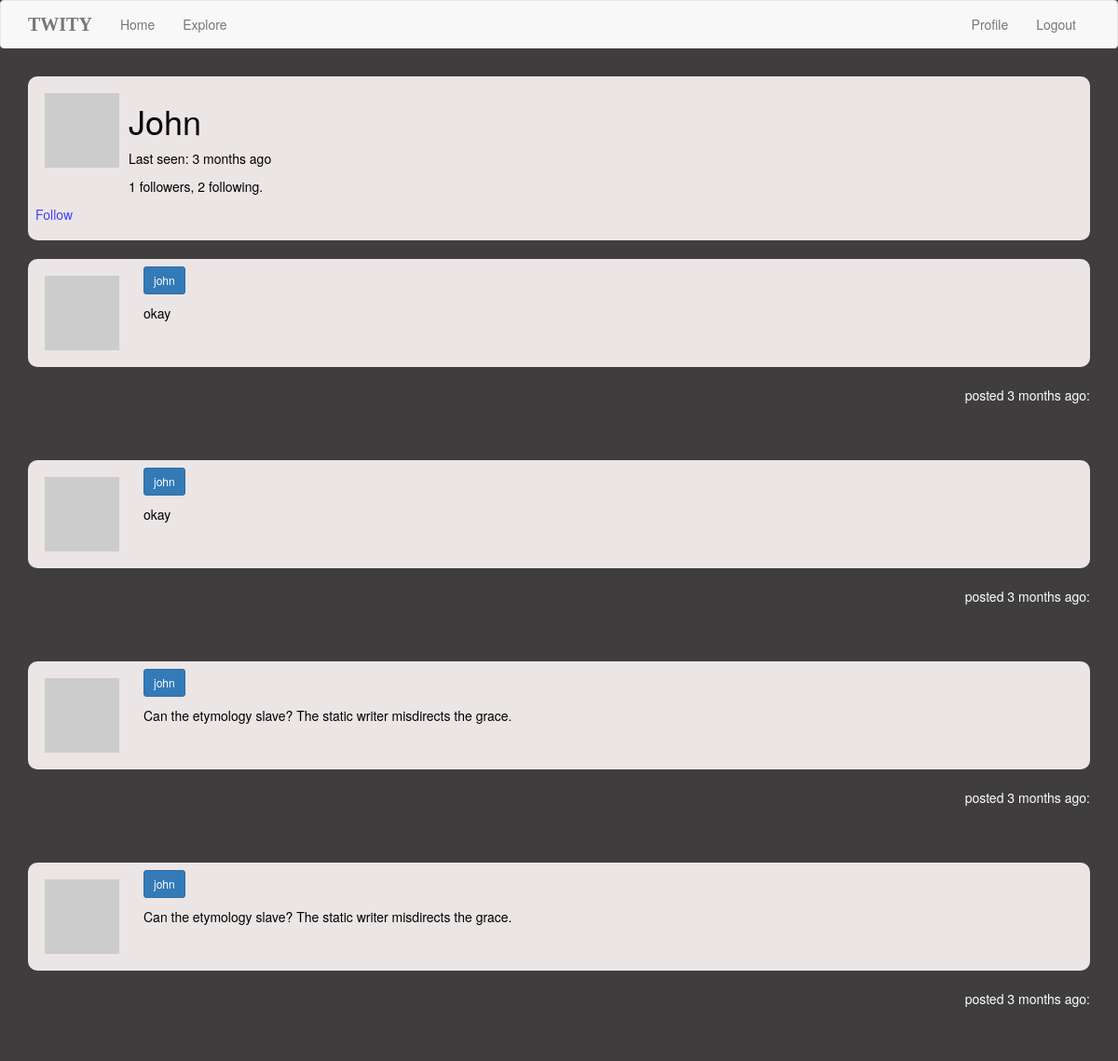
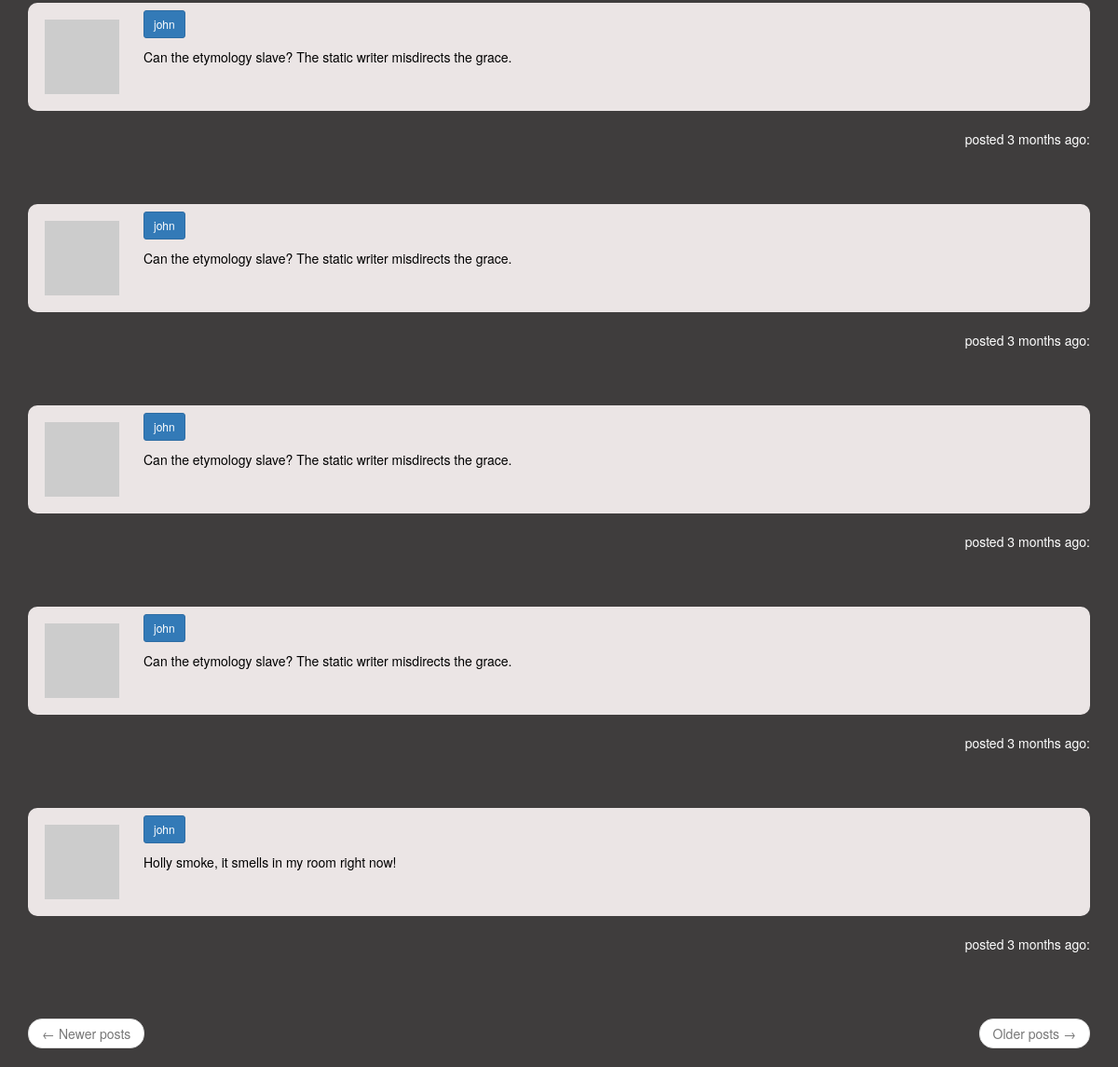
The app's page /user/john (signed in) with its own data (2 pictures, top to bottom).
### app/models.py (models this page shows, shortened)
class User(UserMixin, db.Model):
    id = db.Column(db.Integer, primary_key=True)
    username = db.Column(db.String(64), index=True, unique=True)
    email = db.Column(db.String(120), index=True, unique=True)
    password_hash = db.Column(db.String(128))
    posts = db.relationship('Post', backref='author', lazy='dynamic')
    about_me = db.Column(db.String(140))
    last_seen = db.Column(db.DateTime, default=datetime.utcnow)
    followed = db.relationship(
        'User', secondary=followers,
        primaryjoin=(followers.c.follower_id == id),
        secondaryjoin=(followers.c.followed_id == id),
        backref=db.backref('followers', lazy='dynamic'), lazy='dynamic')
    def avatar(self, size):
        digest = md5(self.email.lower().encode('utf-8')).hexdigest()
        return 'https://www.gravatar.com/avatar/{}?d=identicon&s={}'.format(
            digest, size)
    def is_following(self, user):
        return self.followed.filter(
            followers.c.followed_id == user.id).count() > 0

class Post(db.Model):
    id = db.Column(db.Integer, primary_key=True)
    body = db.Column(db.String(140))
    timestamp = db.Column(db.DateTime, index=True, default=datetime.utcnow)
    user_id = db.Column(db.Integer, db.ForeignKey('user.id'))

### app/routes.py (the view)
@app.route('/user/<username>')
@login_required
def user(username):
    user = User.query.filter_by(username=username).first_or_404()
    page = request.args.get('page', 1, type=int)
    posts = user.posts.order_by(Post.timestamp.desc()).paginate(
        page, app.config['POSTS_PER_PAGE'], False)
    next_url = url_for('user', username=user.username, page=posts.next_num) \
        if posts.has_next else None
    prev_url = url_for('user', username=user.username, page=posts.prev_num) \
        if posts.has_prev else None
    return render_template('user.html', user=user, posts=posts.items,
                           next_url=next_url, prev_url=prev_url)

### app/models.py (called while the page is built)
@login.user_loader
def load_user(id):
    return User.query.get(int(id))

### app/routes.py (called while the page is built)
@app.before_request
def before_request():
    if current_user.is_authenticated:
        current_user.last_seen = datetime.utcnow()
        db.session.commit()

### app/templates/user.html (shortened to what this page needs)
{% extends "base.html" %}
{% block app_content %}
    <table class="table">
        <tr>
            <td>
                <img src="{{ user.avatar(236) }}">
                <h1>{{ user.username }}</h1>
                {% if user.last_seen %}<p>Last seen: {{moment(user.last_seen).fromNow()}}</p>{% endif %}
                <p>{{ user.followers.count() }} followers, {{ user.followed.count() }} following.</p>
                {% if user == current_user %}
                <p><a href="{{ url_for('edit_profile') }}">Edit your profile</a></p>
                {% elif not current_user.is_following(user) %}
                <p><a href="{{ url_for('follow', username=user.username) }}">Follow</a></p>
                {% else %}
                <p><a href="{{ url_for('unfollow', username=user.username) }}">Unfollow</a></p>
                {% endif %}
            </td>
        </tr>
    </table>
    {% for post in posts %}
        {% include '_post.html' %}
    {% endfor %}
    <nav aria-label="...">
        <ul class="pager">
            <li class="previous{% if not prev_url %} disabled{% endif %}">
                <a href="{{ prev_url or '#' }}">
                    <span aria-hidden="true">&larr;</span> Newer posts
                </a>
            </li>
            <li class="next{% if not next_url %} disabled{% endif %}">
                <a href="{{ next_url or '#' }}">
                    Older posts <span aria-hidden="true">&rarr;</span>
                </a>
            </li>
        </ul>
    </nav>
{% endblock %}

### app/templates/_post.html (shortened to what this page needs)
    <table class="table">
        <tr>
            <td width="70px" class="data">
                <a href="{{ url_for('user', username=post.author.username) }}">
                    <img src="{{ post.author.avatar(70) }}" />
                </a>
            </td>
            <td>
                <span class="user_popup">
                <a class="btn btn-primary btn-sm" href="{{ url_for('user', username=post.author.username) }}">
                    {{ post.author.username }}
                </a>
                </span>
                <br>
                {{ post.body }}
            </td>
        </tr>
    </table>
    <p style="text-align:right">posted {{ moment(post.timestamp).fromNow() }}:</p>

### app/static/mystyle.css (style rules this page uses)
html body { background-color: #3f3d3d; background-repeat: no-repeat; color: white; Opacity: 100; }
table { background-color: rgb(235, 229, 229); color: black; -moz-border-radius:10px; -webkit-border-radius:10px; border-radius:10px; margin-top: 10px; border-style: hidden; }
table tr:last-child td:first-child { border-bottom-left-radius: 10px; }
table tr:last-child td:last-child { border-bottom-right-radius: 10px; }
a { color: rgb(65, 65, 255); text-decoration: none; }
a:link { text-decoration: none; }
img { float: left; margin: 10px; }
h1 { text-transform: capitalize; }
.btn-sm { margin-bottom: 10px; margin-right: 10px; border-radius: 10; }

### records on screen
User: username "John", last_seen "3 months ago"
Post: author.username "john", body "okay", timestamp "3 months ago"
Post: author.username "john", body "okay", timestamp "3 months ago"
Post: author.username "john", body "Can the etymology slave? The static writer misdirects the grace.", timestamp "3 months ago"
Post: author.username "john", body "Can the etymology slave? The static writer misdirects the grace.", timestamp "3 months ago"
Post: author.username "john", body "Can the etymology slave? The static writer misdirects the grace.", timestamp "3 months ago"
Post: author.username "john", body "Can the etymology slave? The static writer misdirects the grace.", timestamp "3 months ago"
Post: author.username "john", body "Can the etymology slave? The static writer misdirects the grace.", timestamp "3 months ago"
Post: author.username "john", body "Can the etymology slave? The static writer misdirects the grace.", timestamp "3 months ago"
Post: author.username "john", body "Holly smoke, it smells in my room right now!", timestamp "3 months ago"

### other values on screen
{{ user.followers.count() }} "1"
{{ user.followed.count() }} "2"
